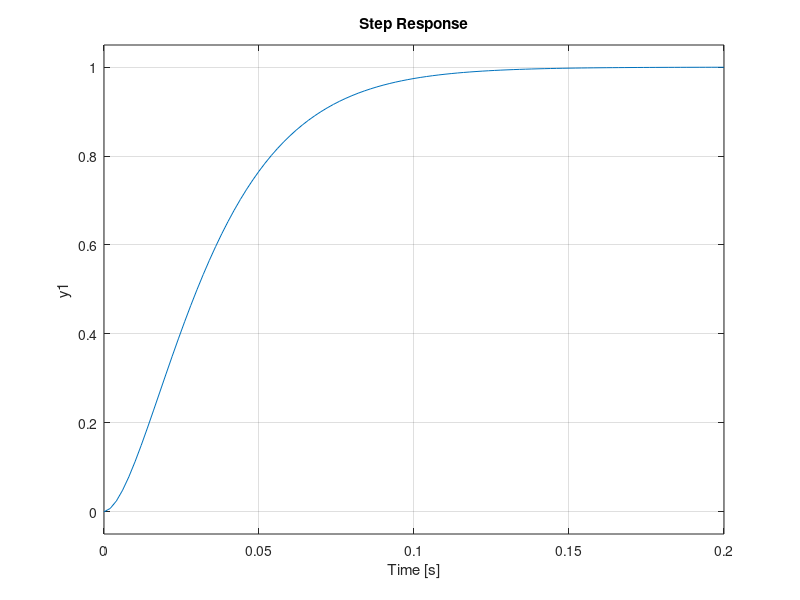

The MATLAB script that drew this image: (Note: this script raises an error after producing the figure.)
%% Construccion de espacio de estados
clc
clear all

C = 1e-6;
R1 = 10e3;
R2 = 27e3;

ts_cont = 8;

A = [-1/(R1*C)-1/(R2*C) 1/(R2*C); 1/(R2*C) -1/(R2*C)];
B = [1/(R1*C); 0];
C = [0 1];

sys_ss = ss(A, B, C, 0);
sys_ss_disc = c2d(sys_ss, ts_cont/1000);

pole(sys_ss_disc)

%% Pole placement sin observador

rt = 0.075;

polo_deseado = 0.35/rt;
polo_deseado_disc = exp(-polo_deseado*(2*pi)*ts_cont/1000);

%P = [0.1 0.75];            % polo dominante
P = [0.643 0.642];

K = place(sys_ss_disc.A, sys_ss_disc.B, P)

Acl = sys_ss_disc.A - sys_ss_disc.B*K;

kf = 1/(sys_ss_disc.C*(eye(2)-Acl)^(-1)*sys_ss_disc.B)

syscl = ss(Acl, kf*sys_ss_disc.B, sys_ss_disc.C, sys_ss_disc.D, ts_cont/1000);
Pcl = pole(syscl);

figure(1)
step(d2c(syscl))
stepinfo(d2c(syscl))

figure(2)
step(syscl)
stepinfo(syscl)
grid on
hold on

polos_cont_pp = log(Pcl)/(ts_cont/1000)/(2*pi);         % polos del lazo cerrado (en Hz)

%%

filename = 'putty.csv';
ts = 0.008;

data = csvread(filename);

res = 3.3/4095;
data = data*res;

% figure(2)
% step(d2c(syscl))
% stepinfo(d2c(syscl))
% 
% figure(3)
% stairs(0:ts:0.280, data(:,4), '--.r')
% hold on
% grid on
% plot(0:ts:0.280, data(:,2), 'b--x')
% plot(0:ts:0.280, data(:,3), 'g--x')

risetime(data(:,2), 1/ts)
%rt = mean(risetime(data(:,2), 1/ts))
